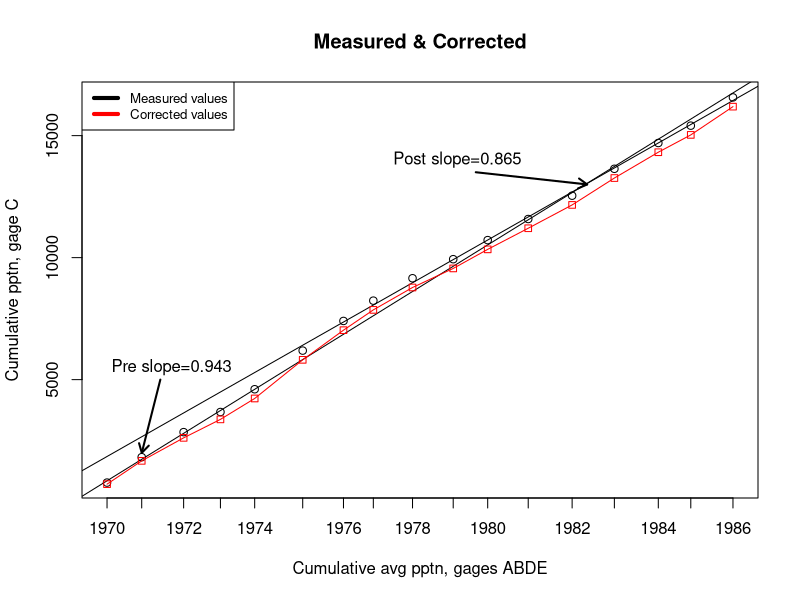
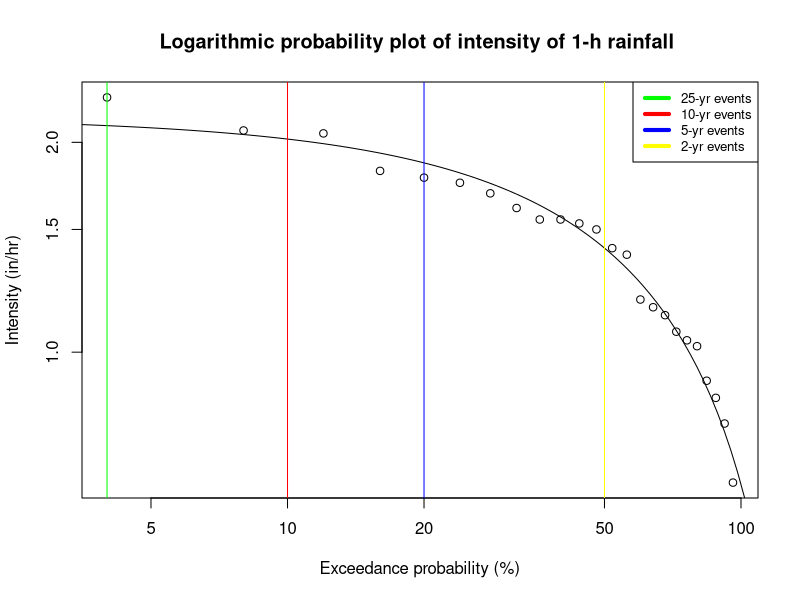
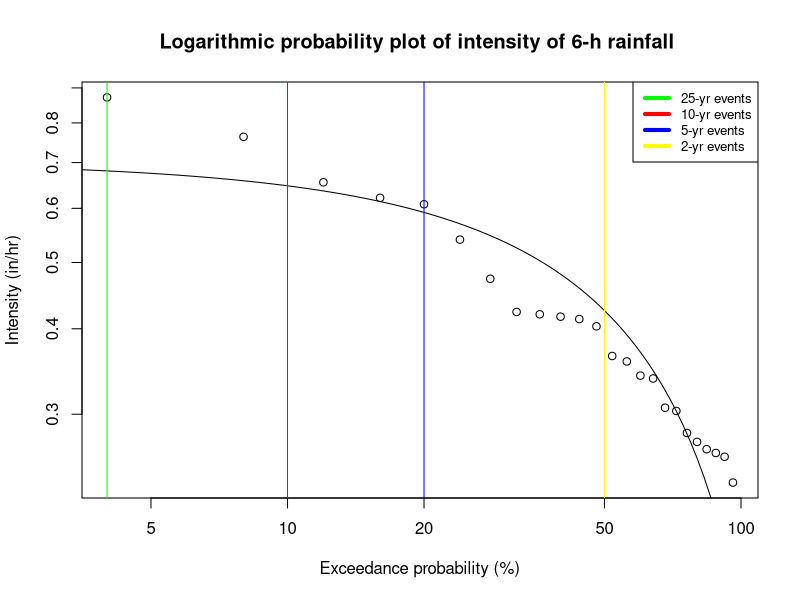
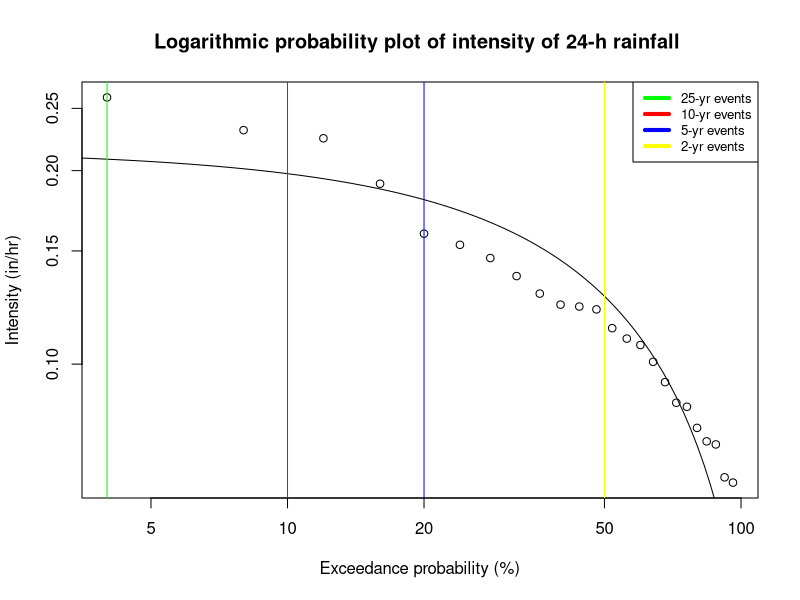
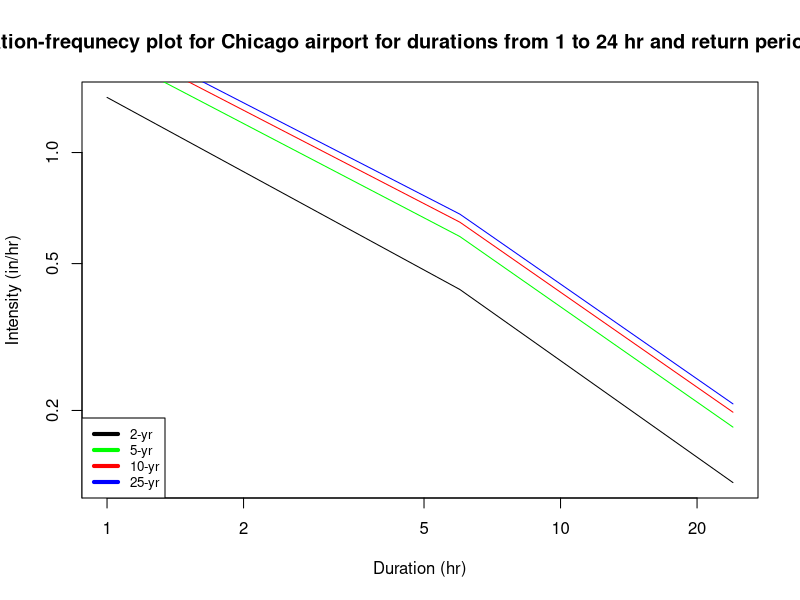

Write the R code that produced these figures, in order.
##1. Double mass curve analysis
#Creating a data frame of given data
year = c(1970,1971,1972,1973,1974,1975,1976,1977,1978,1979,1980,1981,1982,1983,1984,1985,1986)
A = c(1010,1005,1067,1051,801,1411,1222,1012,1153,1140,829,1165,1170,1264,1200,942,1166)
B = c(1161,978,1226,880,1146,1353,1018,751,1059,1223,1003,1120,989,1056,1261,811,969)
C = c(780,1041,1027,825,933,1584,1215,832,918,781,782,865,956,1102,1058,710,1158)
D = c(949,784,1067,1014,923,930,981,683,824,1056,796,1121,1286,1044,991,875,1202)
E = c(1135,970,1158,1022,821,1483,1174,771,1188,967,1088,963,1287,1190,1283,873,1209)
annppt=data.frame(year,A,B,D,E,C)

#Average ABDE
avg_abde = rep(NA,nrow(annppt))
for (i in 1:nrow(annppt)){
  avg_abde[i] = rowMeans(annppt[i,2:5])
}

#Cumulative average ABDE and C
cum_avg_abde = cumsum(avg_abde)
cum_c = cumsum(annppt['C'])

#Plot bw cum_a  vg_abde and cum_c
plot(cum_avg_abde,cum_c[,1],xaxt='n', xlab='Cumulative avg pptn, gages ABDE', ylab = 'Cumulative pptn, gage C', main = 'Measured & Corrected')
axis(side = 1, at=cum_avg_abde, labels = c("1970", "1971", "1972", "1973", "1974", "1975", "1976", "1977", "1978", "1979", "1980", "1981", "1982", "1983", "1984", "1985", "1986"))

#Calculating fit, k value (assuming bw 1970-1974 and 1975-1986)
fitpre = lm(cum_c[,1][1:5]~cum_avg_abde[1:5]) 
fitpost = lm(cum_c[,1][6:17]~cum_avg_abde[6:17])

#Plot best fit curves
abline(fitpre, col='black')
text(2800, 5500, "Pre slope=0.943", col = "black")
arrows(x0=2500, y0=5000, x1=2000, y1=2000, col='black', length=0.1, lwd=2)
abline(fitpost, col='black')
text(10500, 14000, "Post slope=0.865", col = "black")
arrows(x0=11000, y0=13500, x1=14000, y1=13000, col='black', length=0.1, lwd=2)
sloppre = summary(fitpre$coefficients)[6]
sloppost = summary(fitpost$coefficients)[1]
k=sloppost/sloppre

#Multiplying 1970-1974 C data with k
Cnew=c(C[1:5]*k,C[6:17])

#Plot adjusted values
lines(cum_avg_abde, cumsum(Cnew),type="o", pch=22, col='red')
legend("topleft", cex=0.8, c("Measured values","Corrected values"), col=c("black","red"),lwd = c(4,4))


##3. Depth duration to Intensity duration frequency problem
#Creating data frame of given data, from depth to intensity
rrank=c(1,2,3,4,5,6,7,8,9,10,11,12,13,14,15,16,17,18,19,20,21,22,23,24)
ep=c(0.04,0.08,0.12,0.16,0.20,0.24,0.28,0.32,0.36,0.40,0.44,0.48,0.52,0.56,0.60,0.64,0.68,0.72,0.76,0.80,0.84,0.88,0.92,0.96)

onehr=c(2.32,2.08,2.06,1.82,1.78,1.75,1.69,1.61,1.55,1.55,1.53,1.50,1.41,1.38,1.19,1.16,1.13,1.07,1.04,1.02,0.91,0.86,0.79,0.65)
onehrint = onehr/1

sixhr=c(5.23,4.58,3.93,3.73,3.65,3.24,2.84,2.54,2.52,2.50,2.48,2.42,2.19,2.15,2.05,2.03,1.84,1.82,1.69,1.64,1.60,1.58,1.56,1.43)
sixhrint =sixhr/6

twofourhr=c(6.24,5.55,5.39,4.58,3.83,3.68,3.51,3.29,3.09,2.97,2.95,2.92,2.73,2.63,2.57,2.42,2.25,2.09,2.06,1.91,1.82,1.80,1.60,1.57)
twofourhrint = twofourhr/24

#Plot intensity vs exceedence probability perc
epp=ep*100

plot(epp,onehrint, log ="xy", xlab = 'Exceedance probability (%)', ylab = 'Intensity (in/hr)',main = 'Logarithmic probability plot of intensity of 1-h rainfall ')
fitonehrint = lm((onehrint)~(epp)) 
abline(fitonehrint,untf=TRUE)
abline(v=4,col="green")
abline(v=10,col="red")
abline(v=20,col="blue")
abline(v=50,col="yellow")
legend("topright", cex=0.8, c("25-yr events","10-yr events", "5-yr events", "2-yr events"), col=c("green","red", "blue", "yellow"),lwd = c(4,4))
onecol=predict(fitonehrint,newdata = data.frame(epp=c(50,20,10,4)))

plot(epp,sixhrint,log = "xy",xlab = 'Exceedance probability (%)', ylab = 'Intensity (in/hr)',main = 'Logarithmic probability plot of intensity of 6-h rainfall ')
fitsixhrint = lm((sixhrint)~(epp)) 
abline(fitsixhrint, untf = TRUE)
abline(v=4,col="green")
abline(v=10,col="red")
abline(v=20,col="blue")
abline(v=50,col="yellow")
legend("topright", cex=0.8, c("25-yr events","10-yr events", "5-yr events", "2-yr events"), col=c("green","red", "blue", "yellow"),lwd = c(4,4))
sixcol=predict(fitsixhrint,newdata = data.frame(epp=c(50,20,10,4)))

plot(epp, twofourhrint,log = "xy",xlab = 'Exceedance probability (%)', ylab = 'Intensity (in/hr)',main = 'Logarithmic probability plot of intensity of 24-h rainfall ')
fittwofourhrint = lm((twofourhrint)~(epp)) 
abline(fittwofourhrint, untf = TRUE)
abline(v=4,col="green")
abline(v=10,col="red")
abline(v=20,col="blue")
abline(v=50,col="yellow")
legend("topright", cex=0.8, c("25-yr events","10-yr events", "5-yr events", "2-yr events"), col=c("green","red", "blue", "yellow"),lwd = c(4,4))
twofourcol=predict(fittwofourhrint,newdata = data.frame(epp=c(50,20,10,4)))

#Plot intensity duration frequency
rp = c(2, 5, 10, 25)
intdurfreq = data.frame(rp,onecol,sixcol,twofourcol)

plot(c(1,6,24),intdurfreq[1,][2:4],log='xy', xlab = 'Duration (hr)', ylab = 'Intensity (in/hr)',main = 'Intensity-duration-frequnecy plot for Chicago airport for durations from 1 to 24 hr and return periods from 2 to 25 yr', col = 'black', type = 'l')
lines(c(1,6,24),intdurfreq[2,][2:4],log='xy', col = 'green')
lines(c(1,6,24),intdurfreq[3,][2:4],log='xy', col = 'red')
lines(c(1,6,24),intdurfreq[4,][2:4],log='xy', col = 'blue')
legend("bottomleft", cex=0.8, c("2-yr","5-yr", "10-yr", "25-yr"), col=c("black","green", "red", "blue"),lwd = c(4,4))

